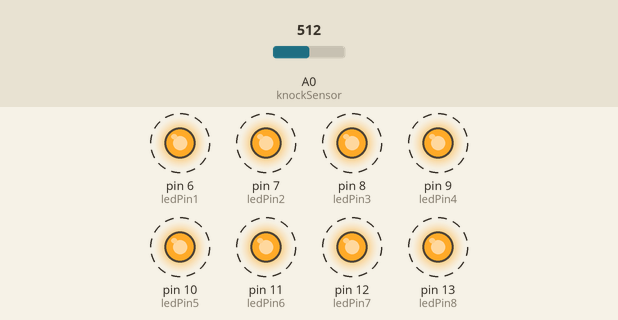
This sketch was run on a simulated Arduino Uno, built with avr-gcc and run on an emulated ATmega328P. Shown: output pins drawn as LEDs (lit = HIGH). Dashed ring = blinking. The test bench sets the inputs (shaded band); at power-on: A0 (knockSensor) = 512.

Above: at 1.25 s.
1.3 s: A0 (knockSensor) set to 65
4.3 s: A0 (knockSensor) set to 53
At 4.7 s:
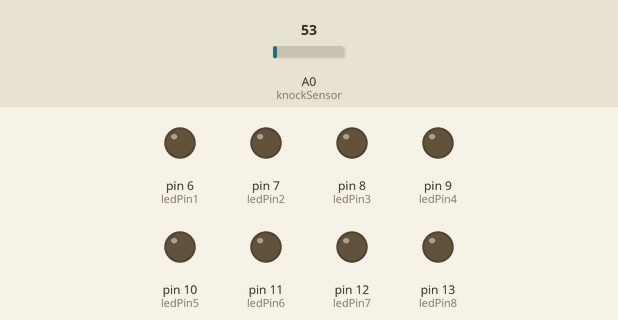
5.8 s: A0 (knockSensor) set to 70
At 6.05 s:
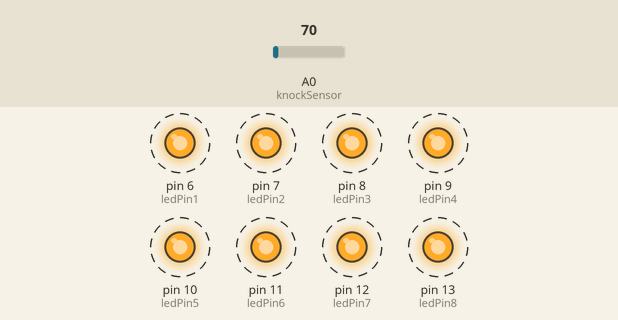
8.8 s: A0 (knockSensor) set to 50
Timing chart, 0 to 11.3 s (numbered marks = the images above; inputs shaded):
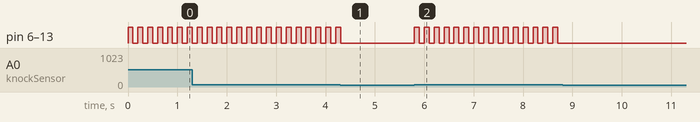

Measured:
- the behaviour switches between 60 and 59 on A0 (knockSensor) (found by bisection; images 0 and 1)
- after the input at 4.3 s, pin 6 (ledPin1), pin 7 (ledPin2), pin 8 (ledPin3), pin 9 (ledPin4), pin 10 (ledPin5), pin 11 (ledPin6), pin 12 (ledPin7), pin 13 (ledPin8): goes on until 4.3 s, then stays LOW
- after the input at 5.8 s, pin 6 (ledPin1), pin 7 (ledPin2), pin 8 (ledPin3), pin 9 (ledPin4), pin 10 (ledPin5), pin 11 (ledPin6), pin 12 (ledPin7), pin 13 (ledPin8): alternates HIGH for 0.10 s and LOW for 0.10 s, starting at once
- after the input at 8.8 s, pin 6 (ledPin1), pin 7 (ledPin2), pin 8 (ledPin3), pin 9 (ledPin4), pin 10 (ledPin5), pin 11 (ledPin6), pin 12 (ledPin7), pin 13 (ledPin8): stops changing and stays LOW
- by itself, pin 6 (ledPin1), pin 7 (ledPin2), pin 8 (ledPin3), pin 9 (ledPin4), pin 10 (ledPin5), pin 11 (ledPin6), pin 12 (ledPin7), pin 13 (ledPin8): alternates HIGH for 0.10 s and LOW for 0.10 s

The sketch:

piezo_ilu.ino
```cpp
const int ledPin1 = 6;
const int ledPin2 = 7;
const int ledPin3 = 8;
const int ledPin4 = 9;
const int ledPin5 = 10;
const int ledPin6 = 11;
const int ledPin7 = 12;
const int ledPin8 = 13;
const int ledPin9 = 12;
const int ledPin10 = 13;
const int knockSensor = A0;
const int threshold = 60;

int sensorReading = 0;
int ledState = LOW;

void setup() {
  pinMode(ledPin1, OUTPUT);
  pinMode(ledPin2, OUTPUT);
  pinMode(ledPin3, OUTPUT);
  pinMode(ledPin4, OUTPUT);
  pinMode(ledPin5, OUTPUT);
  pinMode(ledPin6, OUTPUT);
  pinMode(ledPin7, OUTPUT);
  pinMode(ledPin8, OUTPUT);
  pinMode(ledPin9, OUTPUT);
  pinMode(ledPin10, OUTPUT);
}

void loop() {
  sensorReading = analogRead(knockSensor);

  if (sensorReading >= threshold) {
    digitalWrite(ledPin1, HIGH);
    digitalWrite(ledPin2, HIGH);
    digitalWrite(ledPin3, HIGH);
    digitalWrite(ledPin4, HIGH);
    digitalWrite(ledPin5, HIGH);
    digitalWrite(ledPin6, HIGH);
    digitalWrite(ledPin7, HIGH);
    digitalWrite(ledPin8, HIGH);
    digitalWrite(ledPin9, HIGH);
    digitalWrite(ledPin10, HIGH);
    delay(100);
    digitalWrite(ledPin1, LOW);
    digitalWrite(ledPin2, LOW);
    digitalWrite(ledPin3, LOW);
    digitalWrite(ledPin4, LOW);
    digitalWrite(ledPin5, LOW);
    digitalWrite(ledPin6, LOW);
    digitalWrite(ledPin7, LOW);
    digitalWrite(ledPin8, LOW);
    digitalWrite(ledPin9, LOW);
    digitalWrite(ledPin10, LOW);
    delay(100);
  }
}
```
